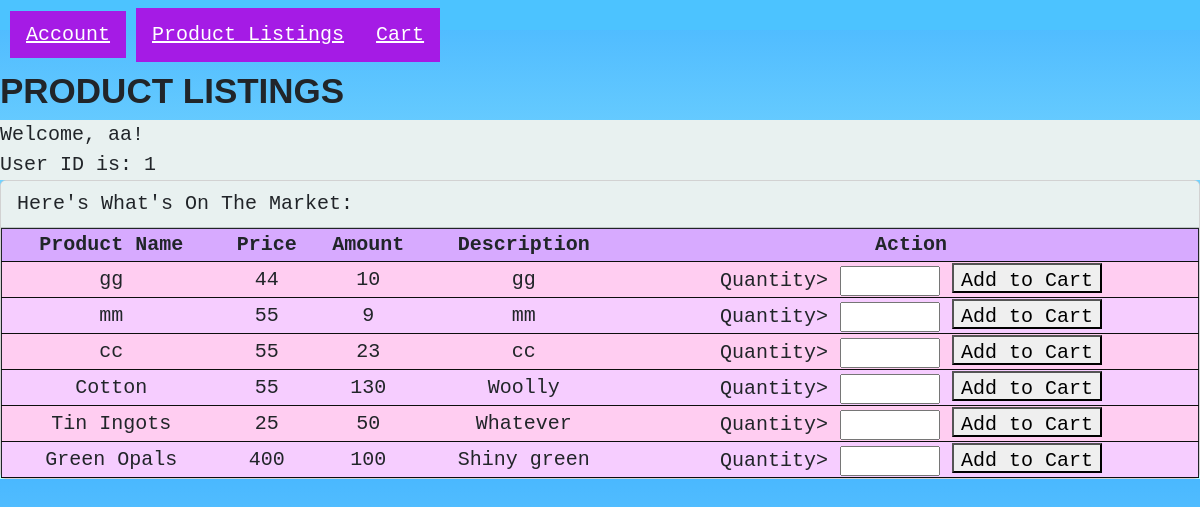
The app's page /product_listings.php (signed in) with its own data.
### tables this page shows
CREATE TABLE `products` (
  `ProductName` text NOT NULL,
  `ProductID` int(11) NOT NULL,
  `UserID` varchar(255) NOT NULL,
  `Amount` int(11) NOT NULL,
  `Description` text NOT NULL,
  `Price` int(11) NOT NULL
);

### product_listings.php (the view, shortened to what this page needs)
<!DOCTYPE html>
<html>
    <head>
        <link href = "https://cdn.jsdelivr.net/npm/bootstrap@5.2.1/dist/css/bootstrap.min.css" rel = "stylesheet">
        <link href = "style2.css" rel = "stylesheet">
    </head>
        <div class = "navbar">
            <div class="dropdown" tabindex="1">
                <a class="dropbtn">Account</a>
            </div>
            <a href = "product_listings.php" class="dropbtn">Product Listings</a>
            <a href = "cart.php" class="dropbtn">Cart</a>
        </div>
        <h1>PRODUCT LISTINGS</h1>
        <div class = "card-header">
            Welcome, <?php echo $_SESSION["Username"] ?>!<br>
            User ID is: <?php echo $_SESSION["UserID"] ?>
        </div>
        <div class = "card">
            <div class = "card-header">
                Here's What's On The Market:
            </div>
            <?php
            $_UserID = $_SESSION["UserID"];
            $conn = mysqli_connect("localhost","root","","openplaza");
            $result = mysqli_query($conn,"SELECT * FROM products WHERE UserID != '$_UserID' LIMIT 50");
            $data = $result->fetch_all(MYSQLI_ASSOC);
            ?>
            <table border="1">
            <tr>
                <th>Product Name</th>
                <th>Price</th>
                <th>Amount</th>
                <th>Description</th>
                <th>Action</th>
            </tr>
            <?php foreach($data as $row): ?>
            <tr>
                <td><?= htmlspecialchars($row['ProductName']) ?></td>
                <td><?= htmlspecialchars($row['Price']) ?></td>
                <td><?= htmlspecialchars($row['Amount']) ?></td>
                <td><?= htmlspecialchars($row['Description']) ?></td>
                <td><form action="add_cart.php" method="post">
                    <label for="Quantity">Quantity></label>
                    <input style="height:30px; width:100px" id="Quantity" name="Quantity"></input>
                    <button style="height:30px; width:150px" input type="submit" name="ProductID" value="<?= $row['ProductID'] ?>">Add to Cart</button></form></td>
                </tr>
            <?php endforeach ?>
            </table>
        </div>
    </body>
</html>

### style2.css (style rules this page uses)
.card-header { background: #e8f1f0; font-size: 20px; font-family: 'Courier New', Courier, monospace; }
.navbar { background-color: #4cc3ff; font-family: monospace; display: flex; justify-content: flex-start; align-items: center; height: 30px; }
.dropdown { display: inline-block; position: relative; outline: none; margin: 10px; }
.dropbtn { padding: 12px 16px; color: white; background-color: #a51be5; cursor: pointer; transition: 0.35s ease-out; }
h1 { font-size: 35px; font-weight: bold; font-family:'Trebuchet MS', 'Lucida Sans Unicode', 'Lucida Grande', 'Lucida Sans', Arial, sans-serif; padding-top: 40px; }
table { width: 100%; border-collapse: collapse; border: 1px solid; }
th { text-align: center; background-color: #D7AAFF; }
tr { background-color: #F6CDFF; border-bottom: 1px solid #0d0d0d; }
tr:nth-child(even) { background-color: #FFCDF1; }
td { text-align: center; border-bottom: 1px solid #0d0d0d; }

### records on screen
products: ProductName "gg", Price "44", Amount "10", Description "gg", $row['ProductID'] 9 (drawn)
products: ProductName "mm", Price "55", Amount "9", Description "mm", $row['ProductID'] 16 (drawn)
products: ProductName "cc", Price "55", Amount "23", Description "cc", $row['ProductID'] 17 (drawn)
products: ProductName "Cotton", Price "55", Amount "130", Description "Woolly", $row['ProductID'] 19 (drawn)
products: ProductName "Tin Ingots", Price "25", Amount "50", Description "Whatever", $row['ProductID'] 22 (drawn)
products: ProductName "Green Opals", Price "400", Amount "100", Description "Shiny green", $row['ProductID'] 23 (drawn)

### other values on screen
$_SESSION["Username"] "aa"
$_SESSION["UserID"] "1"
